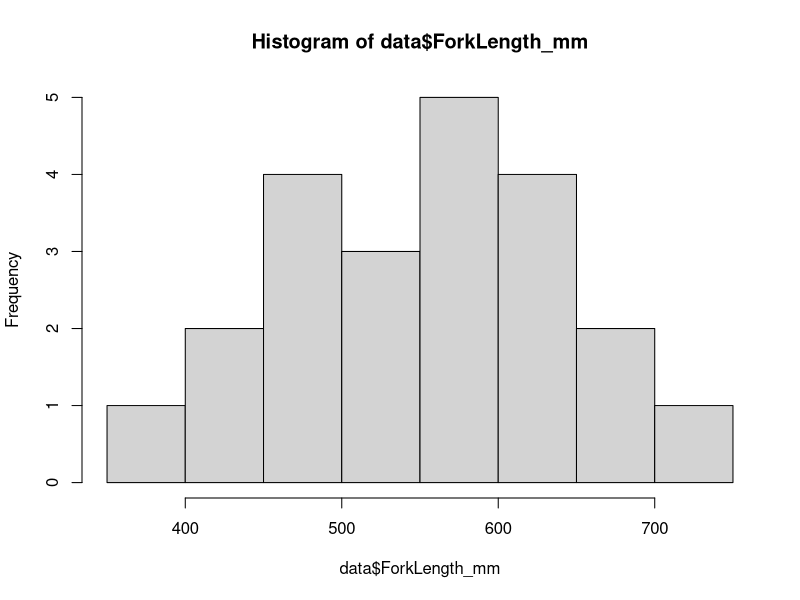
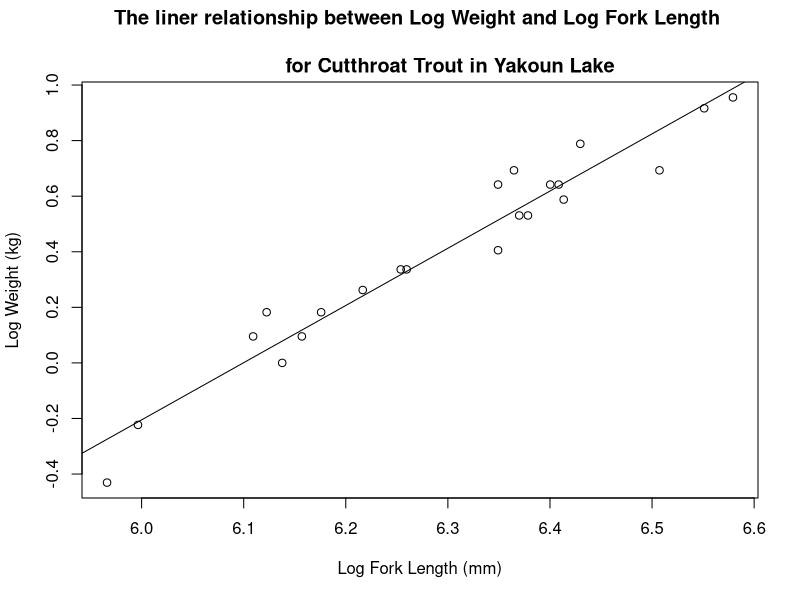
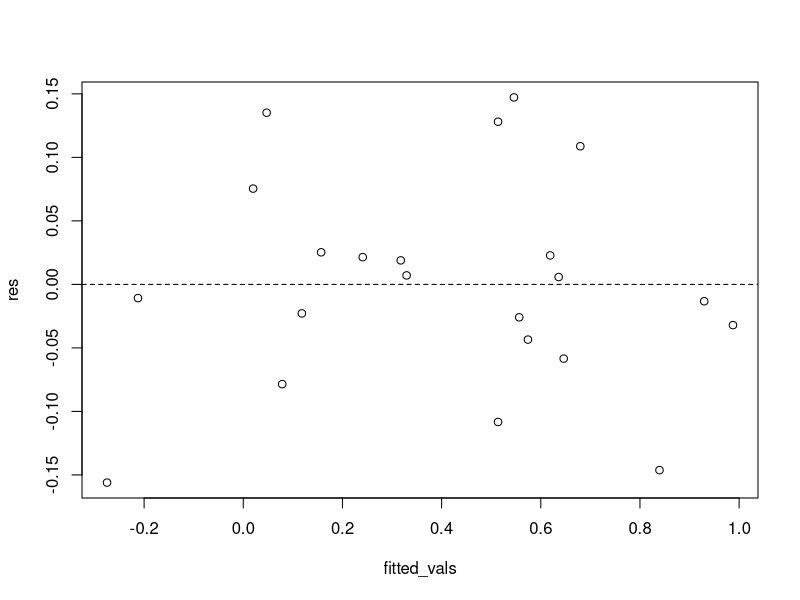

These figures' R source, in order:
data <- 
  read.csv(
    file = "example/yakoun-population/data/capture.csv"
  )
head(data)

summary(data)

# changing JR to JT
# filter to the value you want to change
# and if you filtered correctly "JR" should print
data$Guide[data$Guide == "JR"]
# then reassign to the proper value
data$Guide[data$Guide == "JR"] <- "JT"
# print table to double check correction
head(data)

# How would you change the day 226 to 26?


data$CaptureTime <- data$CapTime
head(data)

# check the values in the column to make sure it is ok to drop
data$X
# drop column by setting it to NULL
data$X <- NULL
data$CapTime <- NULL
# look at the data to check X and CapTime were dropped
str(data)

# create the new column 
data$Weight_kg <- data$Weight_g / 1000
# reorder columns to move Weight_km next to Weight_g 
# and CaptureTime back to after Guide
data <- data[, c(1, 2, 3, 4, 9, 5, 6, 10, 7, 8)]
str(data)

hist(data$ForkLength_mm, 6)

# What happens to the plot when you increase the number of bins to 10?


# Can you plot a histogram for the weight?

data$LogForkLength <- log(data$ForkLength_mm)
data$LogWeight <- log(data$Weight_kg)

linear_mod <- 
  lm(
    LogWeight ~ LogForkLength, 
    data = data
  )

## # alternative way to write the model
## linear_mod <-
##   lm(
##     "log(Weight_kg) ~ log(ForkLength_mm)",
##     data = data
##   )

summary(linear_mod)

coefficients(linear_mod)
intercept <- coefficients(linear_mod)[1]
slope <- coefficients(linear_mod)[2]

confint(linear_mod, level = 0.95)

{plot(
  data$LogForkLength, 
  data$LogWeight,
  xlab = "Log Fork Length (mm)",
  ylab = "Log Weight (kg)",
  main = "The liner relationship between Log Weight and Log Fork Length \n 
          for Cutthroat Trout in Yakoun Lake"
) 
 abline(linear_mod, untf = TRUE)}

# get the range of length values
loglength_min <- min(data$LogForkLength)
loglength_max <- max(data$LogForkLength)
# create sequence of LogForkLength values from the min to max value by 0.005 
loglength_seq <- seq(from = loglength_min, to = loglength_max, by = 0.005)
# turn the sequence into a data frame
# the column name should match the original data column names
length_range <- data.frame(LogForkLength = loglength_seq)
# predict weight for the given length values
predictions <- 
  predict(
    linear_mod,
    newdata = length_range
  )

# lets add the predictions to a new column named LogPredictions
length_range$LogPredictions <- predictions
# exponentiate to get back to regular scale
length_range$ForkLength_mm <- exp(length_range$LogForkLength)
length_range$PredictionsWeigh_kg <- exp(length_range$LogPredictions)
# look at the results
head(length_range, 10)

# get the residuals 
res <- resid(linear_mod)
# get the fitted values
fitted_vals <- fitted(linear_mod)
# plot the residuals vs fitted values 
{plot(fitted_vals, res)
  # make a dashed horizontal line at 0
 abline(h = c(0), lty = 2)}

# AP guide length data
guide_ap <- data$ForkLength_mm[data$Guide == "AP"]
mean(guide_ap)

# JT guide length data
guide_jt <- data$ForkLength_mm[data$Guide == "JT"]
mean(guide_jt)

# Can you get the median value for both guides?


# a paired t-test with a 95% confidence interval
guide_test <- 
  t.test(
    guide_ap, 
    guide_jt,
    paired = FALSE, 
    conf.level = 0.95
  )

guide_test$conf.int

guide_test$statistic
# test the hypothesis
guide_test$p.value < 0.05

# What other information can you get out of the `guide_test` list?


# You will get a different numbers when you run this on your machine
runif(1)
runif(1)
runif(1)

# We should all get the same number this time
set.seed(101)
runif(1)
runif(1)
runif(1)

set.seed(2547)
runif(1) 
runif(1) 
runif(1) 
